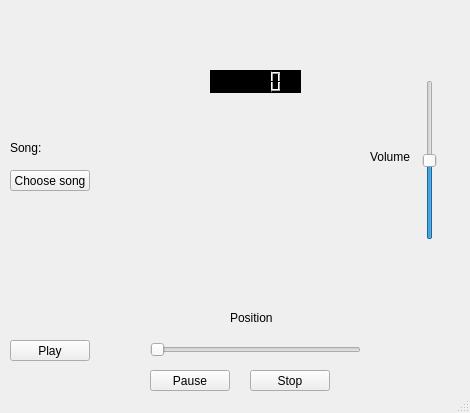
<?xml version="1.0" encoding="UTF-8"?>
<ui version="4.0">
 <class>MainWindow</class>
 <widget class="QMainWindow" name="MainWindow">
  <property name="geometry">
   <rect>
    <x>0</x>
    <y>0</y>
    <width>470</width>
    <height>413</height>
   </rect>
  </property>
  <property name="windowTitle">
   <string>MainWindow</string>
  </property>
  <widget class="QWidget" name="centralWidget">
   <widget class="QSlider" name="volumeSlider">
    <property name="geometry">
     <rect>
      <x>420</x>
      <y>80</y>
      <width>20</width>
      <height>160</height>
     </rect>
    </property>
    <property name="maximum">
     <number>100</number>
    </property>
    <property name="value">
     <number>50</number>
    </property>
    <property name="orientation">
     <enum>Qt::Vertical</enum>
    </property>
   </widget>
   <widget class="QLCDNumber" name="clock">
    <property name="geometry">
     <rect>
      <x>210</x>
      <y>70</y>
      <width>91</width>
      <height>23</height>
     </rect>
    </property>
    <property name="layoutDirection">
     <enum>Qt::LeftToRight</enum>
    </property>
    <property name="styleSheet">
     <string notr="true">background-color: rgb(0, 0, 0);
border-color: rgb(255, 255, 255);</string>
    </property>
   </widget>
   <widget class="QPushButton" name="setMusicButton">
    <property name="geometry">
     <rect>
      <x>10</x>
      <y>170</y>
      <width>80</width>
      <height>21</height>
     </rect>
    </property>
    <property name="text">
     <string>Choose song</string>
    </property>
   </widget>
   <widget class="QSlider" name="positionSlider">
    <property name="geometry">
     <rect>
      <x>150</x>
      <y>340</y>
      <width>211</width>
      <height>20</height>
     </rect>
    </property>
    <property name="orientation">
     <enum>Qt::Horizontal</enum>
    </property>
   </widget>
   <widget class="QLabel" name="label">
    <property name="geometry">
     <rect>
      <x>230</x>
      <y>310</y>
      <width>101</width>
      <height>16</height>
     </rect>
    </property>
    <property name="text">
     <string>Position</string>
    </property>
   </widget>
   <widget class="QLabel" name="label_2">
    <property name="geometry">
     <rect>
      <x>370</x>
      <y>150</y>
      <width>47</width>
      <height>13</height>
     </rect>
    </property>
    <property name="text">
     <string>Volume</string>
    </property>
   </widget>
   <widget class="QLabel" name="label_3">
    <property name="geometry">
     <rect>
      <x>10</x>
      <y>140</y>
      <width>47</width>
      <height>16</height>
     </rect>
    </property>
    <property name="text">
     <string>Song:</string>
    </property>
   </widget>
   <widget class="QLabel" name="songNameLabel">
    <property name="geometry">
     <rect>
      <x>70</x>
      <y>140</y>
      <width>251</width>
      <height>16</height>
     </rect>
    </property>
    <property name="text">
     <string/>
    </property>
   </widget>
   <widget class="QPushButton" name="playButton">
    <property name="geometry">
     <rect>
      <x>10</x>
      <y>340</y>
      <width>80</width>
      <height>21</height>
     </rect>
    </property>
    <property name="text">
     <string>Play</string>
    </property>
   </widget>
   <widget class="QPushButton" name="pauseButton">
    <property name="geometry">
     <rect>
      <x>150</x>
      <y>370</y>
      <width>80</width>
      <height>21</height>
     </rect>
    </property>
    <property name="text">
     <string>Pause</string>
    </property>
   </widget>
   <widget class="QPushButton" name="stopButton">
    <property name="geometry">
     <rect>
      <x>250</x>
      <y>370</y>
      <width>80</width>
      <height>21</height>
     </rect>
    </property>
    <property name="text">
     <string>Stop</string>
    </property>
   </widget>
  </widget>
  <widget class="QStatusBar" name="statusBar"/>
 </widget>
 <layoutdefault spacing="6" margin="11"/>
 <resources/>
 <connections/>
</ui>
